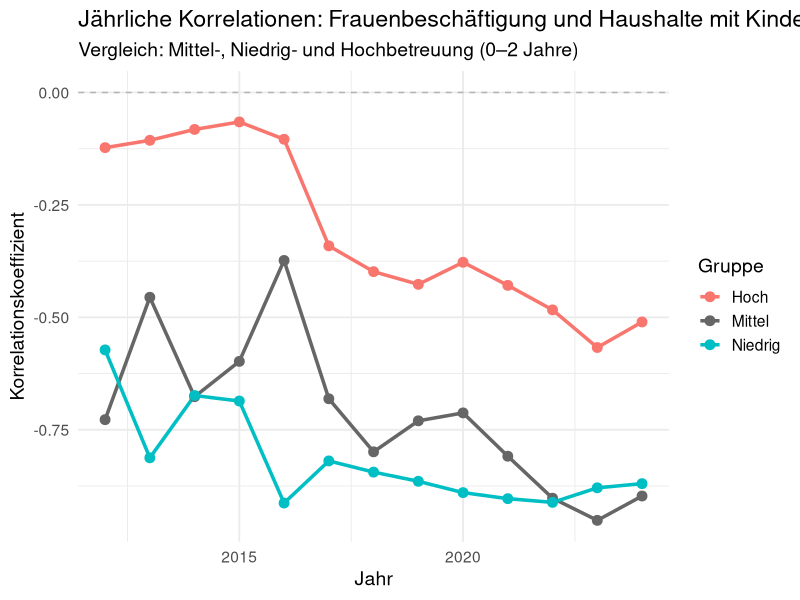

Write R code to recreate this figure. (Note: this script raises an error after producing the figure.)
library(tidyverse)
library(readxl)
library(dplyr)
library(ggplot2)

ar_sheet <- read_excel("data/raw/export_ar.xlsx", sheet = "ARBEITSMARKT")

df_emp <- ar_sheet %>%
  filter(
    Indikator == "Sozialversicherungspflichtig Beschäftigte - Anteil",
    Ausprägung == "weiblich"
  ) %>%
  mutate(
    Jahr = as.numeric(Jahr),
    emp_female_pct = 100 * `Basiswert 1` / `Basiswert 2`
  ) %>%
  select(Jahr, Raumbezug, emp_female_pct)

#============ BEVÖLKERUNG Haushalte mit Kindern =============
be_sheet <- read_excel("data/raw/export_be.xlsx", sheet = "BEVÖLKERUNG")

df_households <- be_sheet %>%
  filter(
    Indikator == "Haushalte mit Kindern",
    Ausprägung == "insgesamt"
  ) %>%
  mutate(
    Jahr = as.numeric(Jahr),
    households_pct = 100 * `Basiswert 1` / `Basiswert 2`
  ) %>%
  select(Jahr, Raumbezug, households_pct)

# ——————————————————Kinderbetreuung————————————————————————————————
ki <- read_excel("data/raw/export_ki.xlsx", sheet = "KINDERBETREUUNG")

ki_0bis2 <- ki %>% 
  filter(
    Indikator == "Altersgruppen",
    Ausprägung == "bis 2 Jahre"
  ) %>% 
  select(Jahr, Raumbezug, `Basiswert 1`) %>%
  rename(kinder_betreut = `Basiswert 1`)

be_0bis2 <- be_sheet %>% 
  filter(
    Indikator == "Altersgruppen",
    Ausprägung == "bis 2 Jahre"
  ) %>% 
  select(Jahr, Raumbezug, `Basiswert 1`) %>%
  rename(kinder_total = `Basiswert 1`)

df_betreut <- left_join(
  be_0bis2, ki_0bis2,
  by = c("Jahr", "Raumbezug")
) %>%
  mutate(
    anteil_betreut = 100 * kinder_betreut / kinder_total
  ) %>%
  select(Jahr, Raumbezug, anteil_betreut)

# Join together
df_all <- df_emp %>%
  inner_join(df_households, by = c("Jahr", "Raumbezug")) %>%
  inner_join(df_betreut,    by = c("Jahr", "Raumbezug"))%>%

  filter(
    !Raumbezug == "Stadt München"     # 排除所有含"Gesamt"的汇总行（如Gesamt München）
  )

# Yearly correlation
years <- sort(unique(df_all$Jahr))

corr_df <- map_df(years, function(y) {
  
  df_y <- df_all %>% filter(Jahr == y)
  
  qu <- quantile(df_y$anteil_betreut, probs = c(0, 1/3, 2/3, 1), na.rm = TRUE)
  
  df_y <- df_y %>%
    mutate(
      betreuung_group = cut(
        anteil_betreut,
        breaks = qu,
        labels = c("Niedrig", "Mittel", "Hoch"),
        include.lowest = TRUE
      )
    )
  
  tibble(
    Jahr = y,
    
    # ⭐ 用 Mittel 替代 Gesamt
    Mittel = cor(
      df_y %>% filter(betreuung_group == "Mittel") %>% pull(emp_female_pct),
      df_y %>% filter(betreuung_group == "Mittel") %>% pull(households_pct),
      use = "complete.obs"
    ),
    
    Niedrig = cor(
      df_y %>% filter(betreuung_group == "Niedrig") %>% pull(emp_female_pct),
      df_y %>% filter(betreuung_group == "Niedrig") %>% pull(households_pct),
      use = "complete.obs"
    ),
    
    Hoch = cor(
      df_y %>% filter(betreuung_group == "Hoch") %>% pull(emp_female_pct),
      df_y %>% filter(betreuung_group == "Hoch") %>% pull(households_pct),
      use = "complete.obs"
    )
  )
})

# ------- 变成长格式 --------
corr_long <- corr_df %>%
  pivot_longer(cols = c("Mittel", "Niedrig", "Hoch"),
               names_to = "Group",
               values_to = "Correlation")

# ------- 绘图（全部德语）--------
 kor_group <- ggplot(corr_long, aes(x = Jahr, y = Correlation, color = Group)) +
  geom_hline(yintercept = 0, linetype = "dashed", color = "grey70") +
  geom_line(linewidth = 1.2) +
  geom_point(size = 3) +
  scale_color_manual(values = c(
    "Mittel"  = "grey40",
    "Niedrig" = "#00bfc4",
    "Hoch"    = "#f8766d"
  )) +
  theme_minimal(base_size = 14) +
  labs(
    title = "Jährliche Korrelationen: Frauenbeschäftigung und Haushalte mit Kindern",
    subtitle = "Vergleich: Mittel-, Niedrig- und Hochbetreuung (0–2 Jahre)",
    x = "Jahr",
    y = "Korrelationskoeffizient",
    color = "Gruppe"
  )

saveRDS(kor_group, "results/figures/m_effekt/m_effekt_kor_group.rds")
